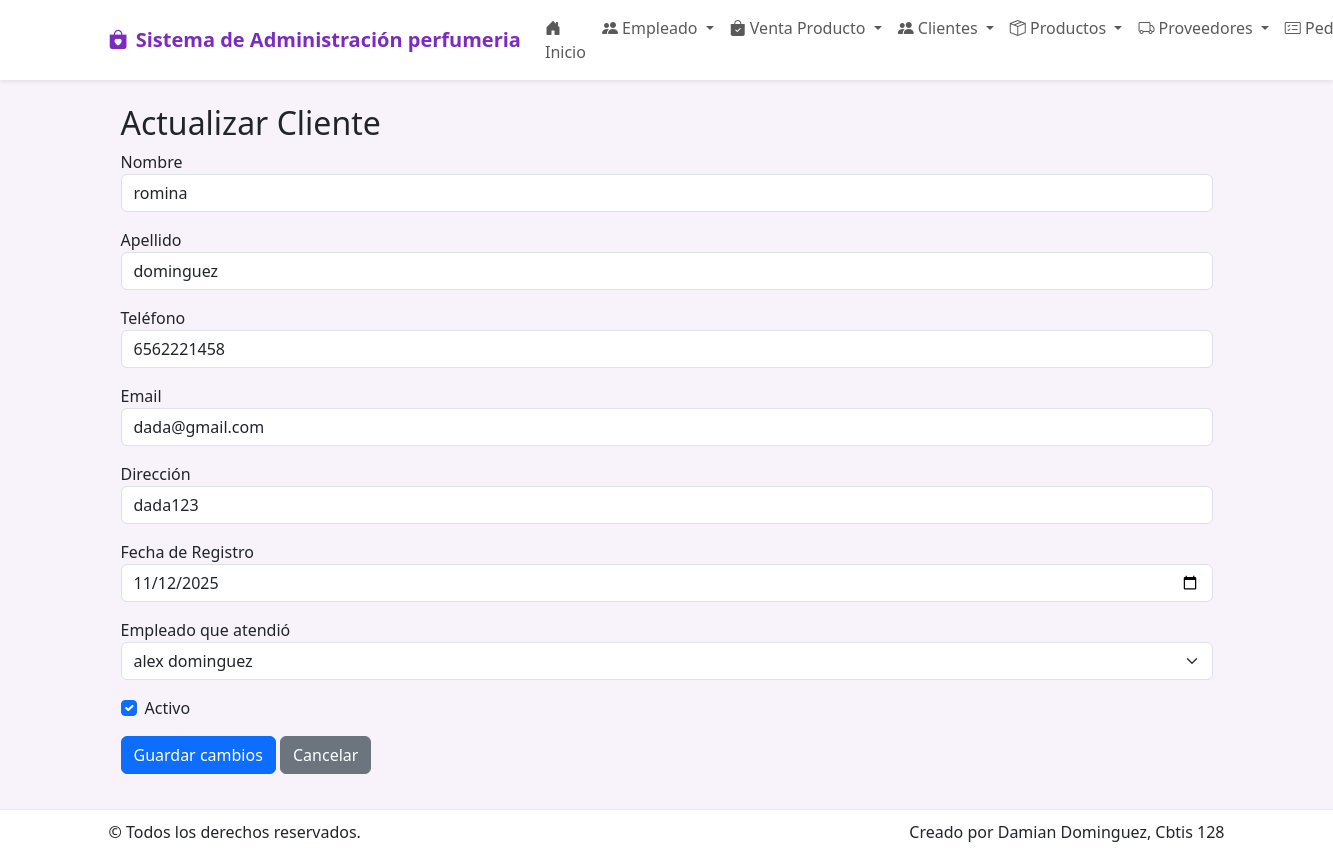
The app's page /cliente/actualizar/11/ with its own data.
### app_perfumeria/models.py (models this page shows, shortened)
class Cliente(models.Model):
    nombre = models.CharField(max_length=100)
    apellido = models.CharField(max_length=100)
    telefono = models.CharField(max_length=20, blank=True, null=True)
    email = models.EmailField(blank=True, null=True)
    direccion = models.CharField(max_length=250, blank=True, null=True)
    fecha_registro = models.DateField(auto_now_add=True)
    empleado = models.ForeignKey(
        Empleado, on_delete=models.SET_NULL, blank=True, null=True, related_name='clientes_atendidos'
    )
    activo = models.BooleanField(default=True)

class Empleado(models.Model):
    nombre = models.CharField(max_length=100)
    apellido = models.CharField(max_length=100)
    puesto = models.CharField(max_length=100)
    telefono = models.CharField(max_length=20, blank=True, null=True)
    email = models.EmailField(blank=True, null=True)
    fecha_nacimiento = models.DateField(blank=True, null=True)        # Campo editable
    fecha_contratacion = models.DateField(blank=True, null=True)      # Campo editable
    activo = models.BooleanField(default=True)

### app_perfumeria/views.py (the view, shortened to what this page needs)
# urls.py: path('cliente/actualizar/<int:cliente_id>/', views.actualizar_cliente, name='actualizar_cliente'),
def actualizar_cliente(request, cliente_id):
    cliente = get_object_or_404(Cliente, id=cliente_id)
    empleados = Empleado.objects.all()
    return render(request, 'cliente/actualizar_cliente.html', {
        'cliente': cliente,
        'empleados': empleados
    })

### app_perfumeria/templates/cliente/actualizar_cliente.html (shortened to what this page needs)
{% extends 'base.html' %}
{% block content %}
<div class="container mt-4">
  <h2>Actualizar Cliente</h2>
  <form method="POST" action="{% url 'actualizar_cliente' cliente.id %}">
    <div class="mb-3">
      <label>Nombre</label>
      <input type="text" name="nombre" class="form-control" value="{{ cliente.nombre }}" required>
    </div>
    <div class="mb-3">
      <label>Apellido</label>
      <input type="text" name="apellido" class="form-control" value="{{ cliente.apellido }}" required>
    </div>
    <div class="mb-3">
      <label>Teléfono</label>
      <input type="text" name="telefono" class="form-control" value="{{ cliente.telefono }}">
    </div>
    <div class="mb-3">
      <label>Email</label>
      <input type="email" name="email" class="form-control" value="{{ cliente.email }}">
    </div>
    <div class="mb-3">
      <label>Dirección</label>
      <input type="text" name="direccion" class="form-control" value="{{ cliente.direccion }}">
    </div>
    <div class="mb-3">
      <label>Fecha de Registro</label>
      <input type="date" name="fecha_registro" class="form-control" value="{{ cliente.fecha_registro|date:'Y-m-d' }}">
    </div>
    <div class="mb-3">
      <label>Empleado que atendió</label>
      <select name="empleado" class="form-select">
        {% for e in empleados %}
          <option value="{{ e.id }}" {% if cliente.empleado and cliente.empleado.id == e.id %}selected{% endif %}>
            {{ e.nombre }} {{ e.apellido }}
          </option>
        {% endfor %}
      </select>
    </div>
    <div class="form-check mb-3">
      <input type="checkbox" name="activo" class="form-check-input" id="activo" {% if cliente.activo %}checked{% endif %}>
      <label class="form-check-label" for="activo">Activo</label>
    </div>
    <button type="submit" class="btn btn-primary">Guardar cambios</button>
    <a href="{% url 'ver_cliente' %}" class="btn btn-secondary">Cancelar</a>
  </form>
</div>
{% endblock %}

### app_perfumeria/templates/base.html (style rules this page uses)
:root { --morado: #7b2cbf; --rosa: #ff6bcb; --suave: #f8f2fb; }
body { background: var(--suave); }

### records on screen
Cliente: nombre "romina", apellido "dominguez", telefono "6562221458", email "dada@gmail.com", direccion "dada123", fecha_registro "11/12/2025", empleado "alex dominguez", activo "☑"
